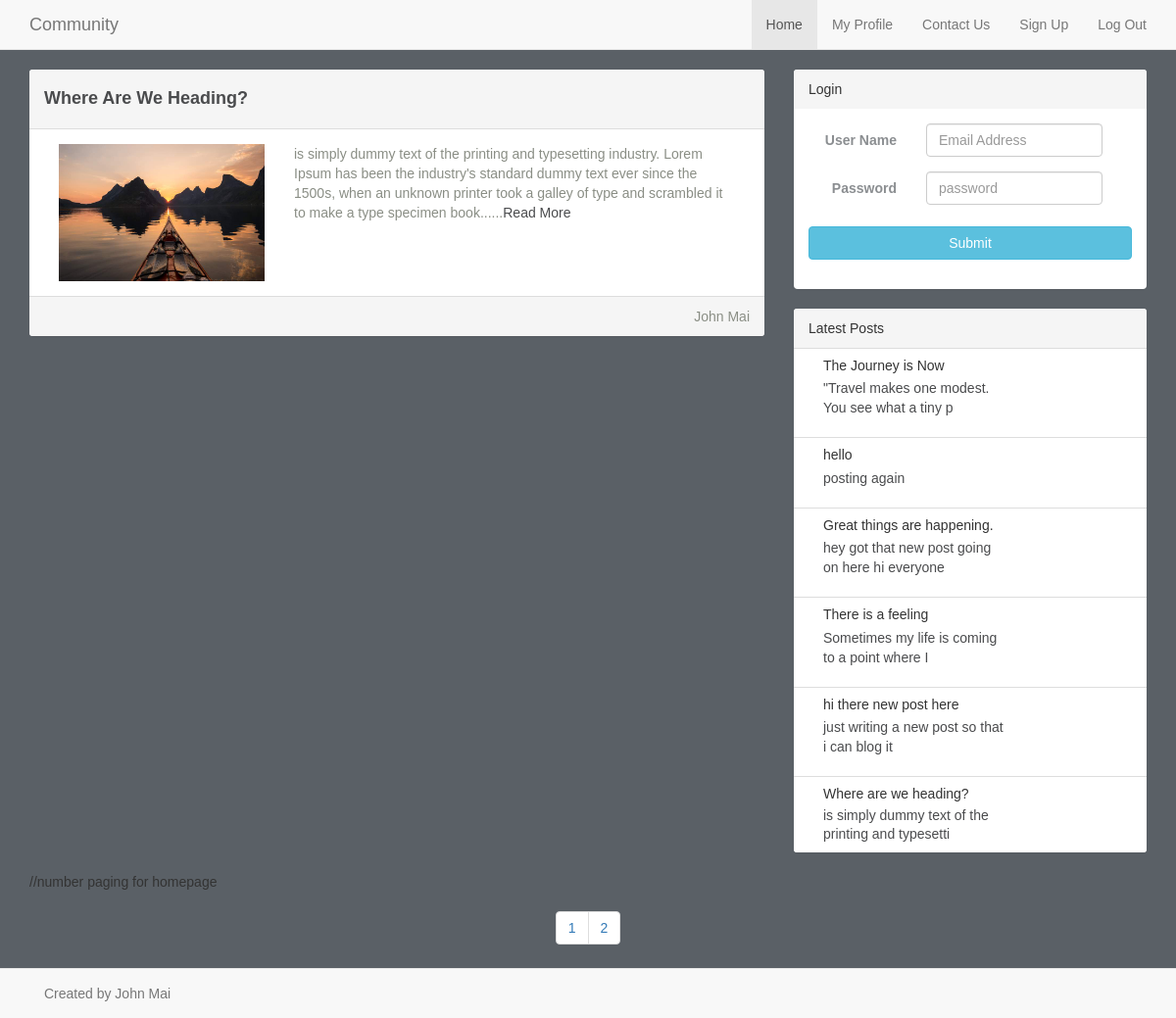
The app's page /index.php?page=2 with its own data.
### tables this page shows
CREATE TABLE `blog_posts` (
  `id` int(11) NOT NULL,
  `title` text NOT NULL,
  `description` text NOT NULL,
  `image` text NOT NULL,
  `date` timestamp NOT NULL DEFAULT CURRENT_TIMESTAMP ON UPDATE CURRENT_TIMESTAMP,
  `author` text NOT NULL
);

CREATE TABLE `user` (
  `user_id` int(11) NOT NULL,
  `user_role` text NOT NULL,
  `user_first` text NOT NULL,
  `user_last` text NOT NULL,
  `user_name` text NOT NULL,
  `user_email` text NOT NULL,
  `user_password` text NOT NULL,
  `user_about` text NOT NULL,
  `user_image` text NOT NULL,
  `date` timestamp NOT NULL DEFAULT CURRENT_TIMESTAMP ON UPDATE CURRENT_TIMESTAMP
);

### index.php (the view, shortened to what this page needs)
<?php session_start();
    $per_page = 5;
    if(isset($_GET['page'])) {
        $page = $_GET['page'];
    } else{
        $page = 1;
    }
    $start_from = ($page- 1 ) * $per_page;
?>
<?php include 'database.php'; ?>
<!DOCTYPE html>
<html>
    <head>
        <link rel="stylesheet" href="https://maxcdn.bootstrapcdn.com/bootstrap/3.3.7/css/bootstrap.min.css">
        <link rel="stylesheet" href="bootstrap/css/home.css">
    </head>
    <body>
        <?php include 'heading.php' ?>
         <div class="container">
            <article class="row">
                <section class="col-lg-8">
                    <?php
                        $sel_sql = "SELECT * FROM blog_posts p JOIN user u ON p.author = u.user_email ORDER BY id DESC LIMIT $start_from, $per_page";
                        $run_sql = mysqli_query($conn, $sel_sql);
                        while ($rows= mysqli_fetch_assoc($run_sql)) {
                          echo ' <div class="panel panel-default">
                                <div class="panel-heading">
                                    <h4 class="text-capitalize"><strong><a href="blogpost.php?post_id='.$rows['id'].'">'.$rows['title'].'</a></strong></h4>
                                </div>
                                <div class="panel-body">
                                    <div class="col-lg-4">
                                        <img src="'.$rows['image'].'" width="100%">
                                    </div>
                                    <div class="col-lg-8">
                                        <p>'.substr($rows['description'],0,300).'.....<a href="blogpost.php?post_id='.$rows['id'].'">Read More</a></p>
                                    </div>
                                </div>
                                 <div class="panel-footer text-right">'.$rows['user_first'].''.$rows['user_last'].'</div>
                                </div>
                            ';
                        }
                    ?>
                </section>
                <?php include 'side.php'?>
            </article>
            //number paging for homepage
            <div class="text-center">
            <ul class="pagination">
            <?php
                $pagination_sql = "SELECT * FROM blog_posts";
                $run_pagination = mysqli_query ($conn, $pagination_sql);
                $count = mysqli_num_rows($run_pagination);
                $total_pages = ceil($count/$per_page);
                for($i=1; $i<=$total_pages; $i++){
                    echo '<li><a href="index.php?page='.$i.'">'.$i.'</a></li>';
                }
             ?>
                </ul>
            </div>
         </div>
         <div style="width:50px;height:50px"></div>
        <?php include 'footer.php'?>
    </body>
 </html>

### side.php
<aside class="col-lg-4">
                    <form class="panel-group form-horizontal" role="form" action="login.php" method="post">
                        <div class="panel panel-default">
                            <div class="panel-heading">Login</div>
                            <div class="panel-body">
                                <div class="form-group">
                                    <label for="username" class="control-label col-sm-4">User Name</label>
                                    <div class="col-sm-7">
                                        <input type="text" id="username" placeholder="Email Address" name="username" class="form-control">
                                    </div>
                                </div>
                                <div class="form-group">
                                    <label for="password" class="control-label col-sm-4">Password</label>
                                    <div class="col-sm-7">
                                        <input type="password" id="password" name="password" placeholder="password" class="form-control">
                                    </div>
                                </div>
                                <div class="form-group">
                                    <label for="submit" class="control-label col-sm-4"></label>
                                    <div class="col-sm-12">
                                        <button type="submit" class="btn btn-info btn-block" name="submit_login">Submit</button>
                                    </div>
                                </div>
                            </div>
                        </div>
                    </form>
                    <div class="panel panel-default">
                    <div class="panel-heading">Latest Posts</div>
                    <div class="list-group">
                        <?php
                            $sel_side= "SELECT * FROM blog_posts ORDER BY id DESC LIMIT 6";
                            $run_side= mysqli_query($conn, $sel_side);
                            while ($rows = mysqli_fetch_assoc($run_side)) {
                                if (isset($_GET['post_id'])) {
                                    if($_GET['post_id']== $rows['id']) {
                                        $class='active';
                                    }else {
                                        $class='';
                                    }
                                }else {
                                    $class='';
                                }
                            echo '
                            <a href="post.php?post_id='.$rows['id'].'" class="list-group-item '.$class.'">
                                        <div class="col-sm-8">
                                            <h5 class="list-group-item-heading">'.$rows['title'].'</h5>
                                            <p class="list-group-item-text">'.substr($rows['description'],0,50).'</p>
                                        </div>
                                        <div style="clear:both;"></div>
                                </a>
                                ';
                            }
                    ?>
                </div>
                </div>
</aside>

### css/home.css (style rules this page uses)
body { background-color: #5A6066; margin: 0; padding:0; background-size: cover; background-repeat: no-repeat; background-attachmenet: fixed; color:#fffff; font-family: sans-serif; }
div { background: #; }
a:link { color: #4A4B4D; }
h4 { color: #8B8E91; }
label { color: #8B8E91; }
.panel { border:0px; background:; color: #8A8E85; text-align: ; padding-top: 0px; border-style: ; }

### records on screen
blog_posts: title "Where Are We Heading?", image (picture), description "is simply dummy text of the printing and typesetting industry. Lorem Ipsum has been the industry's standard dummy text ever since the 1500s, when an unknown printer took a galley of type and scrambled it to make a type specimen book.", user.user_first "John", user.user_last "Mai", title "Where are we heading?", description "is simply dummy text of the printing and typesetti"
blog_posts: title "The Journey is Now", description "\"Travel makes one modest. You see what a tiny p"
blog_posts: title "hello", description "posting again"
blog_posts: title "Great things are happening.", description "hey got that new post going on here hi everyone"
blog_posts: title "There is a feeling", description "Sometimes my life is coming to a point where I"
blog_posts: title "hi there new post here", description "just writing a new post so that i can blog it"
